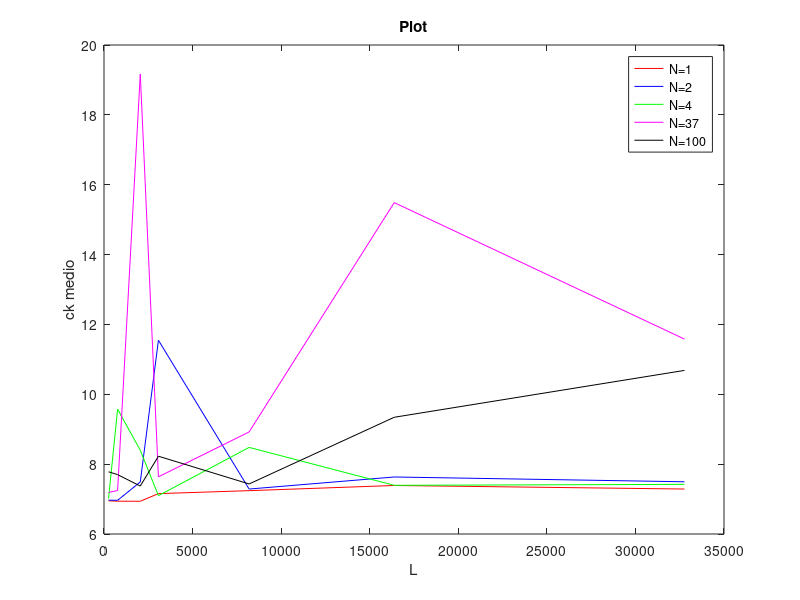

Reproduce this figure in MATLAB.
ds = importdata ("results.csv", delimiterIn=",", headerLinesIn=1);

colors = ["r", "b", "g", "m", "k"];

l = [];

array_plots = [];

for i = 1:5
    indexes = ((i-1)*7)+1:i*7;
    array_plots(i) = plot(ds.data(indexes, 3), ds.data(indexes, 5), "color", colors(i));
    l = [l ds.data(indexes(1), 1)];
    if (i == 1); hold on; endif;
endfor

title("Plot");

legend(array_plots, cellstr(num2str(l', 'N=%-d')));
xlabel("L");
ylabel("ck medio");
print -djpg graphs.jpg;
